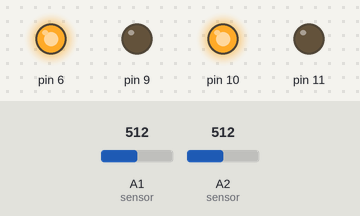
A sketch run on a simulated Arduino Uno, built with avr-gcc and run on an emulated ATmega328P. Parts: output pins drawn as LEDs (lit = HIGH). The test bench sets the inputs (shaded band); at power-on: A1 (sensor) = 512, A2 (sensor) = 512.

Above: at 1.2 s.
1.3 s: A1 (sensor) set to 477
2.8 s: A1 (sensor) set to 446
At 3.3 s:
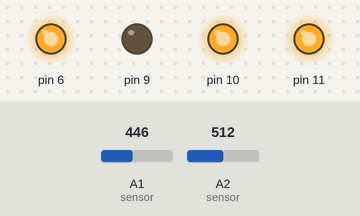
4.3 s: A2 (sensor) set to 486
At 5.4 s:
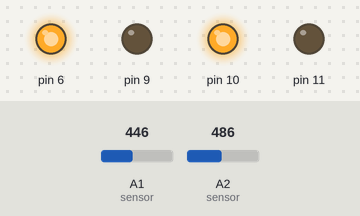
5.8 s: A2 (sensor) set to 413
7.3 s: A2 (sensor) set to 388
At 7.8 s:
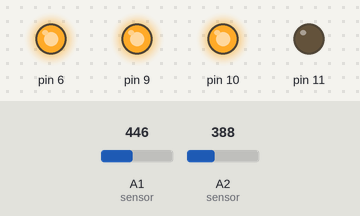
8.8 s: A2 (sensor) set to 410
At 10.0 s:
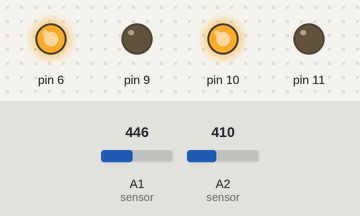
Timing chart, 0 to 11.3 s (numbered marks = the images above; inputs shaded):
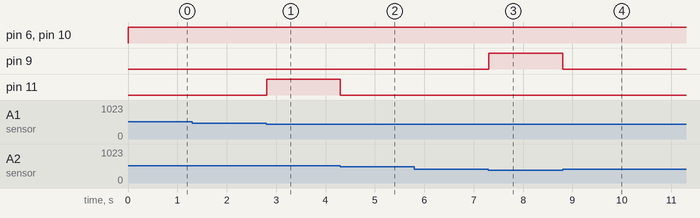

The sketch:

siguelineas_aneja_basico.ino
```cpp
/*      Programa de ejemplo de siguelineas del lalebot "barrou 1.0"


*/


int velocidad = 255;  // velocidad a la que se moverá el robot, con 255 es velocidad máxima.

int error = 0;  // variable donde se almacenará el valor que nos devolverá el sensor de línea.

/*
   Cuando el error es positivo la linea está a la derecha... y viceversa ofcourse
*/


int sensorDer;  //variable para almacenar el valor leído por el sensor que va a la derecha de la línea
int sensorIzq;  //variable para almacenar el valor leído por el sensor que va a la izquierda de la línea


void setup() {
  //configura los cuatro pines de los motores como salidas
  pinMode(10 , OUTPUT);
  pinMode(11 , OUTPUT);
  pinMode(6 , OUTPUT);
  pinMode(9 , OUTPUT);
}

void loop() {
  sensorDer = analogRead(A1); //almacena el valor del pin A1 que es donde está el sensor de la derecha en la variable sensorDer
  sensorIzq = analogRead(A2); //almacena el valor del pin A2 que es donde está el sensor de la izquierda en la variable sensorIzq
  if (sensorDer + sensorIzq > 400)    // solo almacena el nuevo error si uno de los dos sensores está sobre la línea
                                       // si los dos están sobre el blanco se mantiene el error
  {
    error = sensorDer - sensorIzq;
  }

  if (error > 50)
  {
    avanzaIzquierda();
  }
  else if (error < -50)
    avanzaDerecha();
  else
  {
    avanza();
    delay(10);
  }
}
```

MOVIMIENTO.ino
```cpp
/*  Funciones para el gobierno de motores
    Motor derecho en pines      D6         D9
                     AVANZA     HIGH       LOW
                     ATRAS      LOW        HIGH


    Motor izquierdo en pines    D10        D11
                     AVANZA     HIGH       LOW
                     ATRAS      LOW        HIGH

*/


void avanza()
{

  analogWrite(9, 255 - velocidad);
  digitalWrite(6, HIGH);
  analogWrite(11, 255 - velocidad);
  digitalWrite(10, HIGH);
}

void avanzaDerecha()
{
  digitalWrite(9, LOW);
  analogWrite(6, velocidad);
  digitalWrite(10, HIGH);
  digitalWrite(11, HIGH);
}

void avanzaIzquierda()
{
  digitalWrite(11, LOW);
  analogWrite(10, velocidad);
  digitalWrite(6, HIGH);
  digitalWrite(9, HIGH);
}
```

Measured:
- the behaviour switches between 462 and 461 on A1 (sensor) (found by bisection; images 0 and 1)
- the behaviour switches between 497 and 496 on A2 (sensor) (found by bisection; images 1 and 2)
- the behaviour switches between 396 and 395 on A2 (sensor) (found by bisection; images 2 and 3)
- after the input at 1.3 s, every drawn part: stays the same
- after the input at 2.8 s, pin 11: LOW → HIGH at once
- after the input at 4.3 s, pin 11: HIGH → LOW at once
- after the input at 5.8 s, every drawn part: stays the same
- after the input at 7.3 s, pin 9: LOW → HIGH at once
- after the input at 8.8 s, pin 9: HIGH → LOW at once
